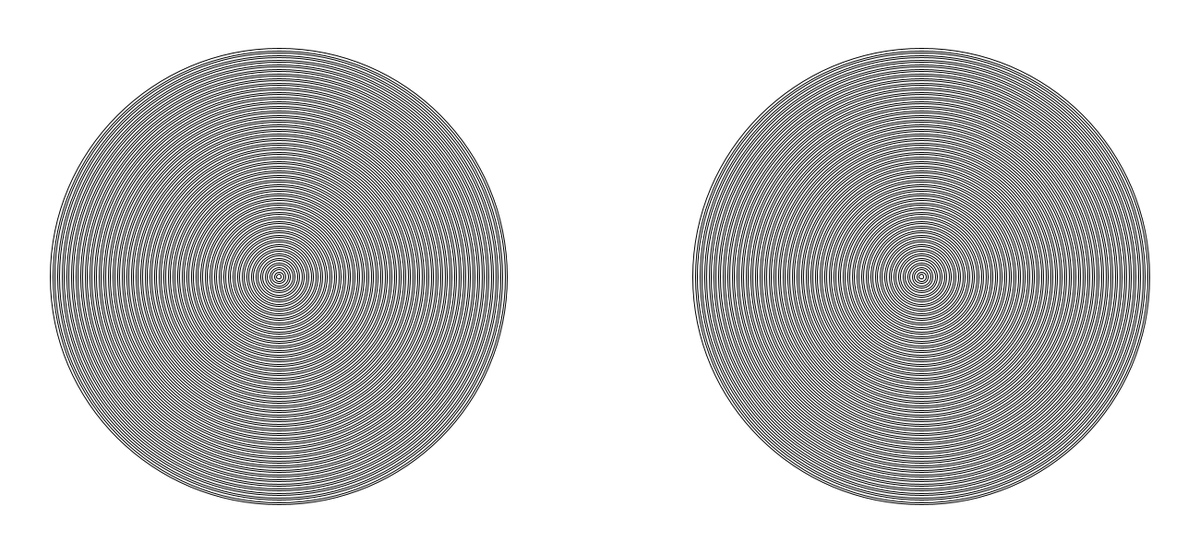
Frame 1 (no input)
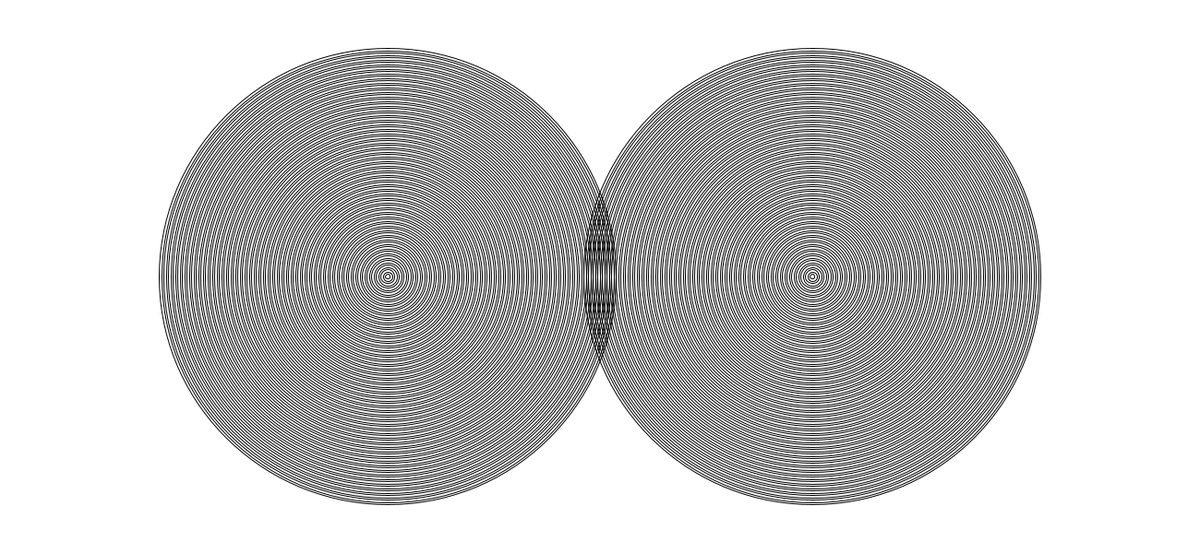
Frame 60 (the mouse pressed at the canvas centre just before this capture)
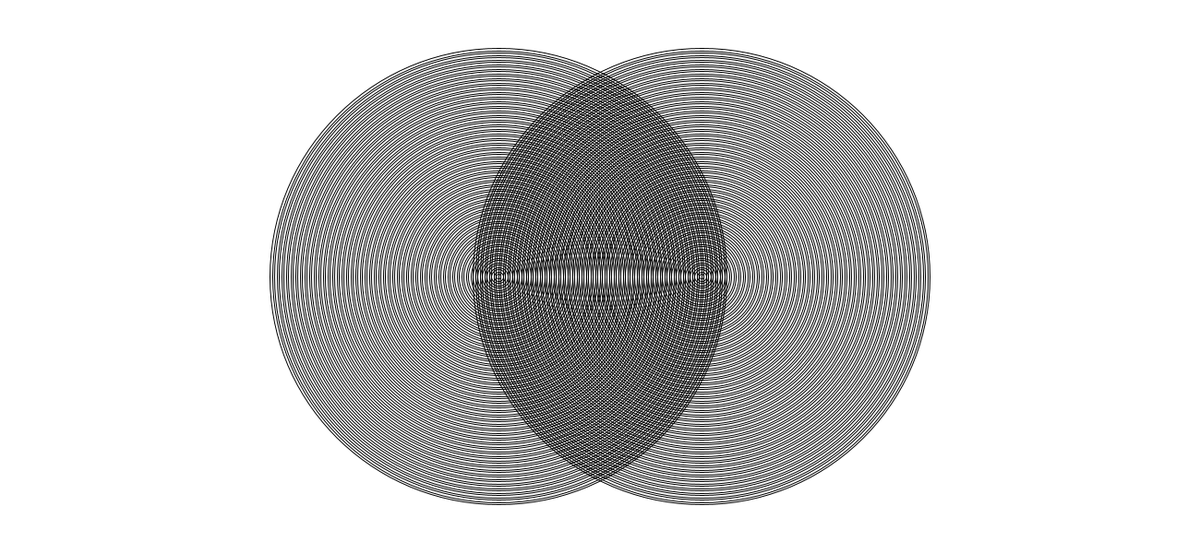
Frame 120 (the mouse held since frame 60 and released just before this capture)

The Processing sketch that drew these frames (run headless with seeded random() and noise(); from frame 60 on, the mouse is pressed at the canvas centre):

// Processing sketch: amazing_rings
// ── amazing_rings.pde
int xValue = 300;
int yValue = 1000;

void setup() {
  size(1300, 600);
 
}

void draw() {
  int size = 495;
  xValue = xValue + 2;
  yValue = yValue - 2;
  
  background(#FFFFFF);
  for (int i = 0; i < 100; i++) {
    noFill();
    ellipse(xValue, 300, size, size);
    size=size-5;
  }


  int Size = 495;

  for (int i = 0; i < 100; i++) {
    noFill();
    ellipse(yValue, 300, Size, Size);
    Size=Size-5;
  }
}
